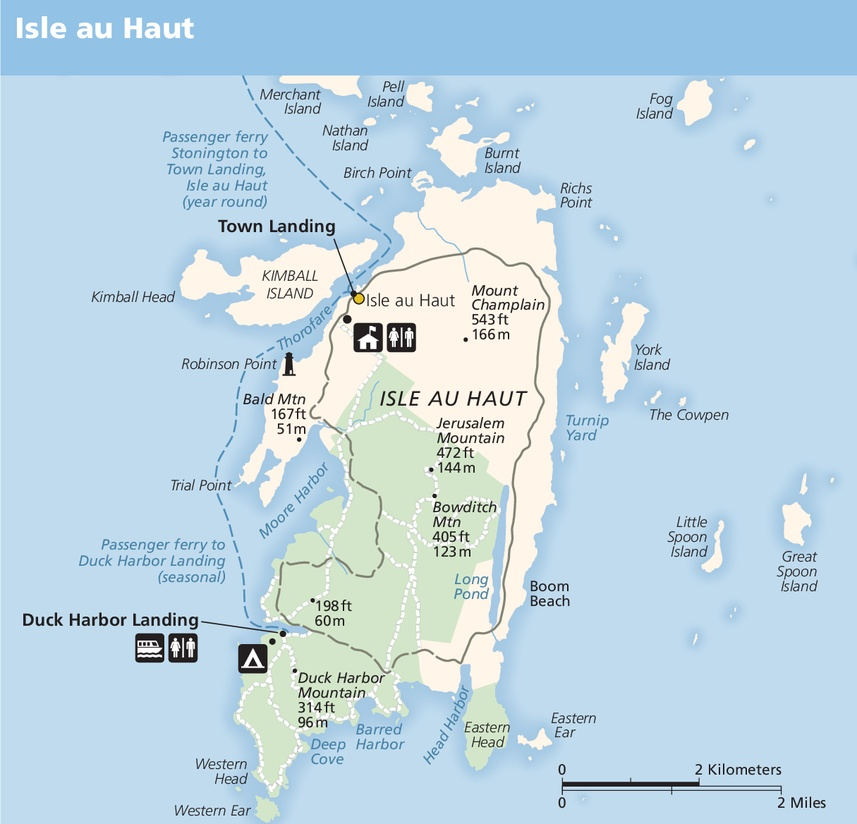
#> input picture data/acadia-isle-au-haut-map.jpg, 857 x 824 px, shrunk from 1215 x 1168 before the run
$ jupyter execute image_filter_for_icons.ipynb   (shell and % lines are left out)   (older library calls are emulated)
#> lines starting #> are read from the running program, lines starting #| are printed output that depends on the picture
#> further down, img is the input picture: shape (824, 857, 3); mean R, G, B 190, 214.2, 228.1
[cell 1]

import os
from skimage import data, io, filters
import scipy.ndimage as ndimage
from skimage import color, img_as_float

from skimage.measure import compare_ssim as ssim
import skimage.measure as measure
from operator import itemgetter

import matplotlib
import matplotlib.pyplot as plt

import numpy as np

import matplotlib.pylab as pylab
pylab.rcParams['figure.figsize'] = (10.0, 8.0)

[cell 2]
# Much of this code comes from:
# http://stackoverflow.com/questions/4087919/how-can-i-improve-my-paw-detection
class BBox(object):
    '''
    Represents bounding box in image.
    Can be used to compare bounding boxes
    and extract image regions using the bounding box.

    '''
    def __init__(self, x1, y1, x2, y2):
        '''
        (x1, y1) is the upper left corner,
        (x2, y2) is the lower right corner,
        with (0, 0) being in the upper left corner.
        '''
        if x1 > x2: x1, x2 = x2, x1
        if y1 > y2: y1, y2 = y2, y1
        self.x1 = x1
        self.y1 = y1
        self.x2 = x2
        self.y2 = y2

    def width(self):
        '''
        Return width of bounding box
        '''
        return self.x2 - self.x1

    # [39 lines left out: functions height, x_extent, y_extent, extract, taxicab_diagonal, overlaps, not called in this run]

    def __eq__(self, other):
        return (self.x1 == other.x1
                and self.y1 == other.y1
                and self.x2 == other.x2
                and self.y2 == other.y2)


def slice_to_bbox(slices):
    '''
    Convert skimage slices to BBoxes
    '''
    for s in slices:
        dy, dx = s[:2]
        yield BBox(dx.start, dy.start, dx.stop+1, dy.stop+1)


# [42 lines left out: function remove_overlaps, not called in this run]


def remove_dups(bboxes):
    '''
    Remove duplicate BBoxes from a list of BBoxes
    '''
    clean_set = []
    for bbox in bboxes:
        if bbox not in clean_set:
            clean_set.append(bbox)
    return clean_set

def find_squares(bboxes, size=40, padding=10):
    '''
    Return filtered BBoxes list to include
    only BBoxes that are roughly square of size `size
    '''
    min_size = size - padding
    max_size = size + padding
    return [bbox for bbox in bboxes if (bbox.width() > min_size) and (bbox.width() < max_size) and (bbox.height() > min_size) and (bbox.height() < max_size)]

# [25 lines left out: function find_img_match, not called in this run]


def convert_to_bw(img):
    '''
    Read in image from file,
    convert to pure Black only image
    '''

    #img = io.imread(filename, as_grey=False)
    #print(img.shape)


    fimg = img_as_float(img)

    filter_black = np.sum(fimg, axis=2)
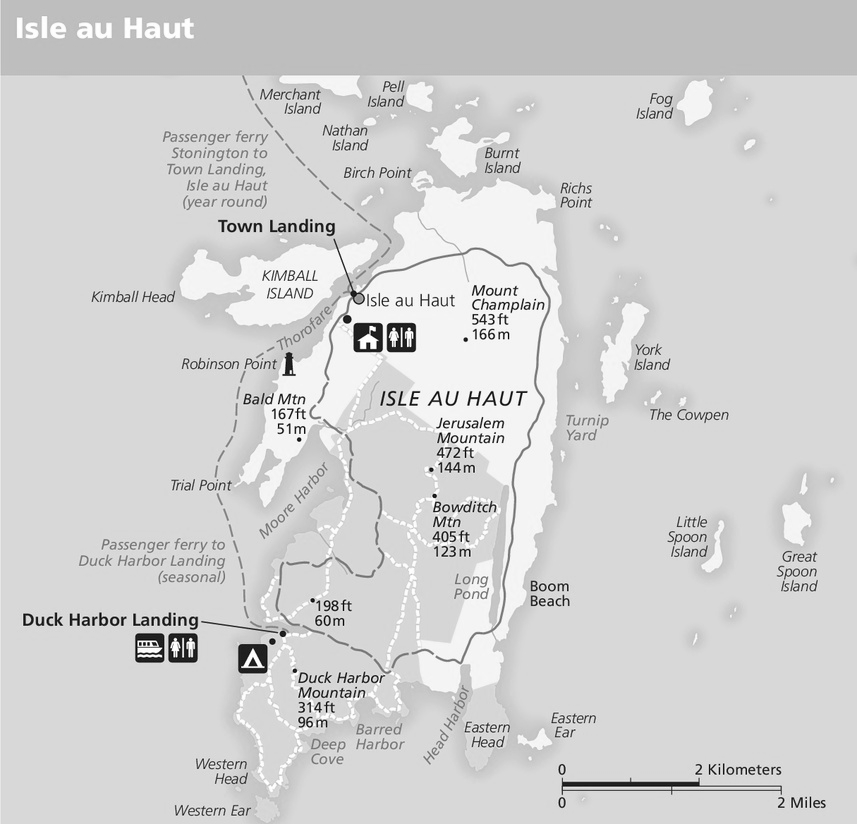
#> filter_black: shape (824, 857) float64; min 0, max 3, mean 2.48; drawn with min black and max white
    fimg_bw = fimg.copy()
    fimg_bw[(filter_black > 1)] = 1
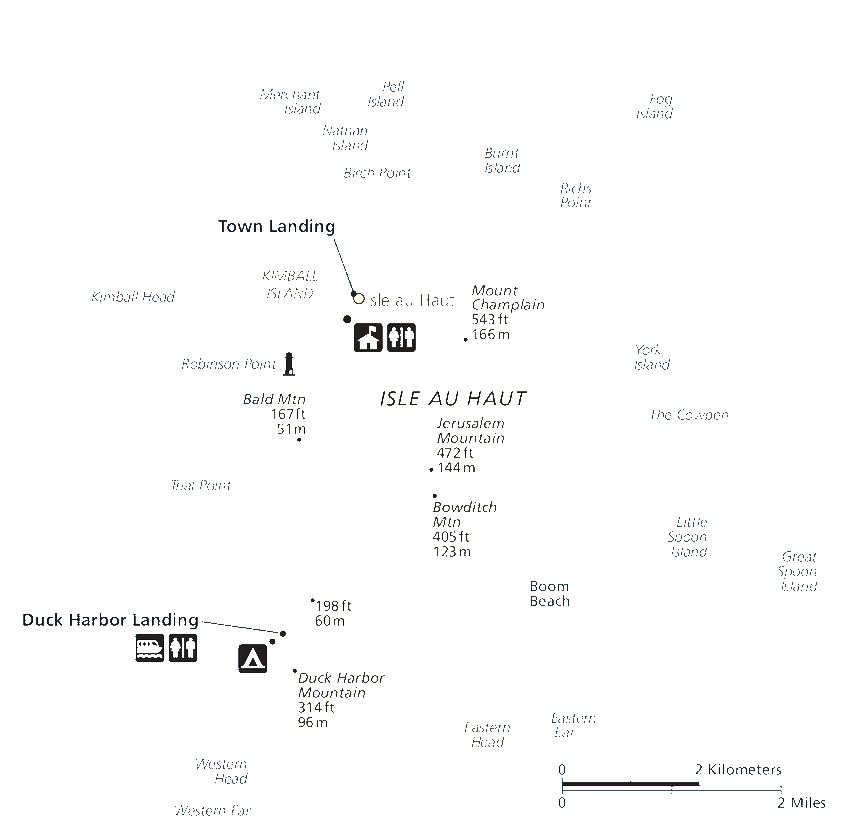
#> fimg_bw: shape (824, 857, 3) float64; mean R, G, B 0.987, 0.988, 0.988

    return fimg_bw

[cell 3]
# Read image file in
filename = '../data/acadia-isle-au-haut-map.jpg'
img = io.imread(filename, as_grey=False)

#convert to only black and white
fimg_bw = convert_to_bw(img)


io.imshow(fimg_bw)

[cell 4]
# invert color
fimg_bw_one = fimg_bw[:,:,1]
fimg_bw_one_invert = 1 - fimg_bw_one
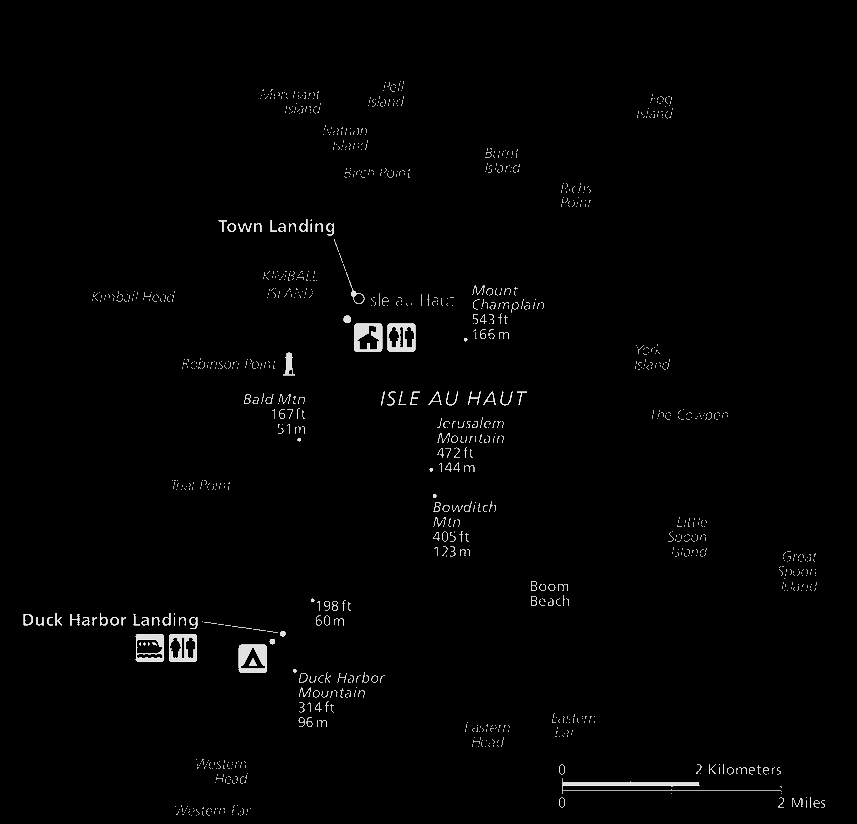
#> fimg_bw_one_invert: shape (824, 857) float64; min 0, max 1, mean 0.0123

# Use ndimage to find objects
labels, numobjects = ndimage.label(fimg_bw_one_invert)
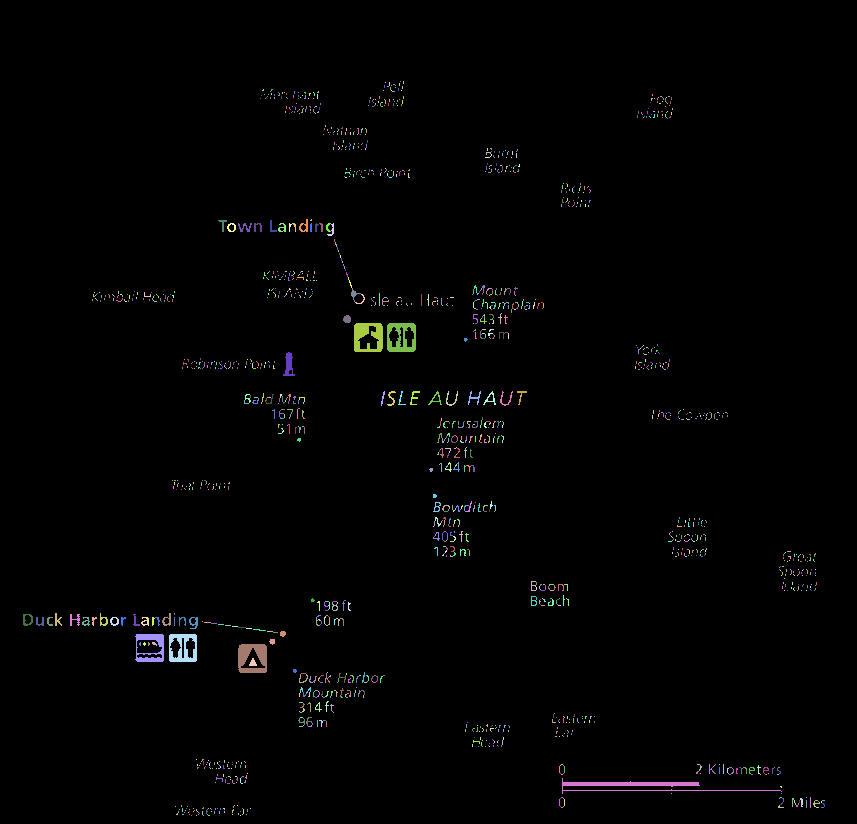
#> labels: shape (824, 857) int32; 1788 distinct labels, from 0 to 1787; one colour per label, 0 black
#> numobjects = 1787
slices = ndimage.find_objects(labels)
#> slices = 1787 items

# Turn these found objects into
#  bboxes to work with them easier
bboxes = slice_to_bbox(slices)

[cell 5]
# the slices seemed to be able to overlap, remove
# the overlap
bboxes = remove_dups(bboxes)
#> bboxes = 1787 items
print('number of bboxes: ' + str(len(bboxes)))
#| number of bboxes: 1787

# extract only square images
bboxes_filter = find_squares(bboxes)
#> bboxes_filter = []
print('number of square bboxes: ' + str(len(bboxes_filter)))
#| number of square bboxes: 0

[cell 6]
# view these boxes
import matplotlib.patches as patches
fig = plt.figure()
ax = fig.add_subplot(111)
im = ax.imshow(fimg_bw)
for bbox in bboxes_filter:
    xwidth = bbox.x2 - bbox.x1
    ywidth = bbox.y2 - bbox.y1
    p = patches.Rectangle((bbox.x1, bbox.y1), bbox.width(), bbox.height(),
                          fc = 'none', ec = 'red')
    ax.add_patch(p)
#> this loop made 0 passes

[cell 7]
# pull out the icons from our image
icons = [b.extract(fimg_bw) for b in bboxes_filter]
#> icons = []

[cell 8]
# display the icons
import math

fig = plt.figure()
width = 5
height = math.ceil(len(icons) / float(width))
#> height = 0
#width = len(icons_filter) / 2
i = 1
for icon in icons:
    #ddd = fimg_bw[b.y1:b.y_extent(), b.x1:b.x_extent(), :]
    ax = fig.add_subplot(height,width,i)
    ax.set_xticks([])
    ax.set_yticks([])
    i += 1
    im = ax.imshow(icon)
#> after the loop, i = 1

[cell 9]
# load icons to compare these to
import glob
def load_keys(key_dir):
    names = glob.glob(key_dir + "/icon_*_icon.png")
    imgs = []
    for path in names:
        img = io.imread(path)
        fname = path.split("/")[-1].split(".")[0]
        imgs.append({"name":fname, "path":path, "img":img_as_float(img)})
    return imgs


keys = load_keys('../data/icon_key')
key_images = [k['img'] for k in keys]
#print(keys[0])

[cell 10]
# find best match for icons
matches = [find_img_match(icon, key_images) for icon in icons]
#> matches = []

[cell 11]
matches

[cell 12]
# display key matches with original icons
fig = plt.figure()
width = 2
height = len(icons)
i = 1
for ind, icon in enumerate(icons):
    #ddd = fimg_bw[b.y1:b.y_extent(), b.x1:b.x_extent(), :]
    ax = fig.add_subplot(height,width,i)
    ax.set_xticks([])
    ax.set_yticks([])
    i += 1
    im = ax.imshow(icon)
    plt.axis("off")
    ax = fig.add_subplot(height,width,i)
    ax.set_xticks([])
    ax.set_yticks([])
    i += 1
    match = matches[ind]
    im = ax.imshow(key_images[match['index']])
#> after the loop, i = 1
